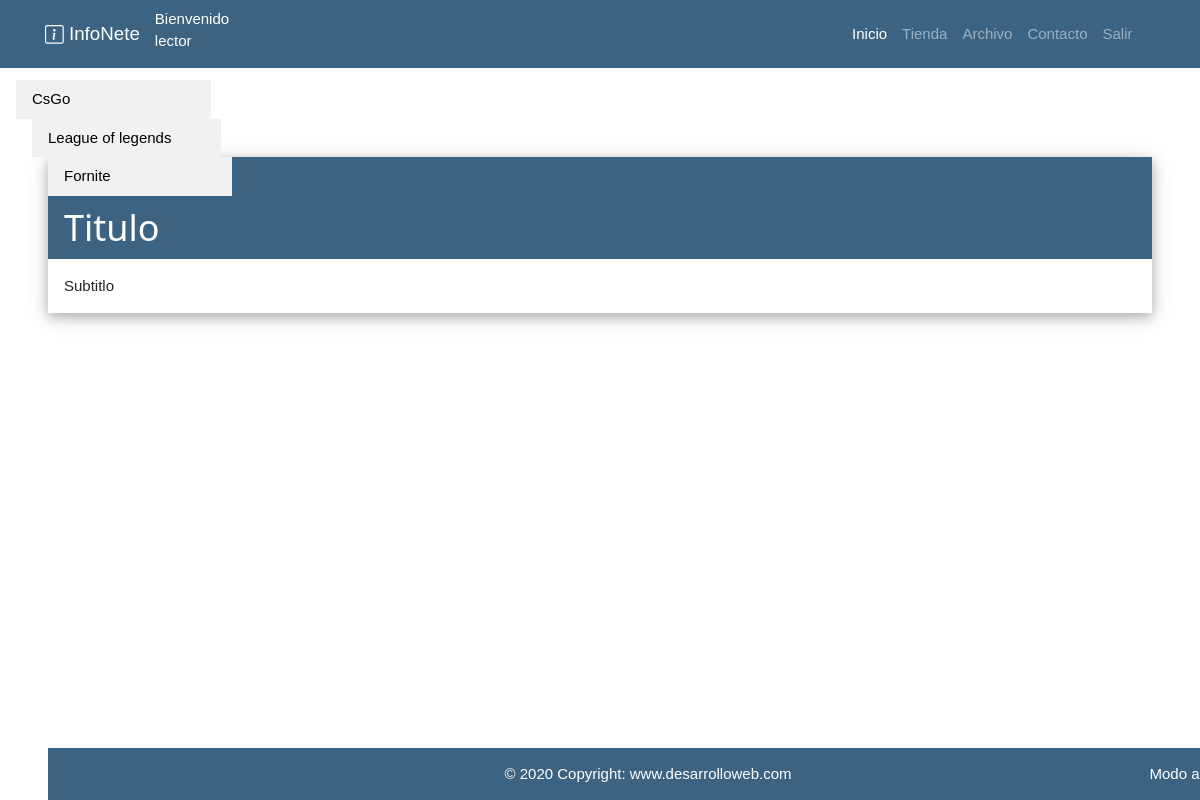
Screenshot of /index.php?page=buscarSecciones&Id_usuario=1&Cod_revista=2 (signed in) with the database file from the repository.
### tables this page shows
CREATE TABLE Seccion     
(
Cod_seccion int NOT NULL auto_increment,
Descripcion varchar(50),
Cod_revista int NOT NULL,
CONSTRAINT PK_Descripcion PRIMARY KEY (Cod_seccion),
CONSTRAINT FK_Seccion_Revista FOREIGN KEY (Cod_revista) REFERENCES Diario_Revista(Id) 
);

### controller/RevistaController.php (called while the page is built, shortened)
<?php
class RevistaController
{
    private $modelo;
    public function __construct()
    {
        include_once("model/RevistaModel.php");
        $this->modelo = new RevistaModel();
    }
    public function executeBuscarSeccionesPorRevista($idUsuario,$idRevista)
{
    $resultadosSeccionPorRevista=$this->modelo->executeBuscarSeccionesPorRevista($idUsuario,$idRevista);
    include_once("view/lector/seccionesView.php");
}
}

### helper/Database.php (called while the page is built, shortened)
<?php
class Database
{
    private $conexion;
    public function __construct()
    {
        $configuracion = parse_ini_file("config/config.ini");
        $servername = $configuracion["servername"];
        $username = $configuracion["username"];
        $dbname = $configuracion["dbname"];
        $password = $configuracion["password"];
        $conn = new mysqli($servername, $username, $password);
        $conn->select_db($dbname);
        $this->conexion = $conn;
    }
    public function queryBuscarSeccionesPorRevista($idUsuario , $id_revista)
    {
        $resultados=array();
        $stmt = $this->conexion->prepare("SELECT * FROM Seccion
                                                where Cod_revista in (select Cod_revista
					                            from Lector_SuscripcionRevista
                                                where id_usuario = $idUsuario and Cod_revista = $id_revista)");
        $stmt->execute();
        $result = $stmt->get_result();
        if ($result->num_rows === 0) {
            $_SESSION["sinSeccion"] = "0";
        } else {
            $i = 1;
            while ($row = $result->fetch_assoc()) {
                $codSeccion = $row['Cod_seccion'];
                $descripcion = $row['Descripcion'];
                $resultados[$i] = $codSeccion . "-" . $descripcion;
                $i++;
            }
            return $resultados;
        }
    }
}

### model/RevistaModel.php (called while the page is built, shortened)
<?php
include_once("helper/Database.php");
class RevistaModel
{
    private $conexion;
    public function __construct()
    {
        $this->conexion = new Database();
    }
    public function executeBuscarSeccionesPorRevista($idUsuario , $id_revista)
    {
        return $this->conexion->queryBuscarSeccionesPorRevista($idUsuario , $id_revista);
    }
}

### view/lector/seccionesView.php (the view, shortened to what this page needs)
<?php
if (isset($_SESSION["usuarioOK"])) {
    ?>
    <?php
    if (isset($resultadosSeccionPorRevista)) {
        $tam = sizeof($resultadosSeccionPorRevista);
        for ($i = 1; $i <= $tam; $i++) {
            $posi = explode("-", $resultadosSeccionPorRevista[$i]);
            echo "<div class='w3-container'>";
            echo "<div class='w3-row'>";
            echo "<div class='w3-col m4 l2'>";
            echo "<div class='w3-bar-block w3-light-blue w3-mobile '>";
            echo "<a href='index.php?page=buscarNotiPorSeccion&Cod_seccion=$posi[0]' class=\"w3-bar-item w3-button w3-light-grey text-white w3-padding   \"> $posi[1]</a>";
            echo "</div>";
            echo "</div>";
        }
    }
    echo "<div class=\"w3-card-4 mb-5 w-col-sm\">";
    echo "<header class=\"w3-container bg-primary text-white mb-3  \">
                        <h1>Titulo</h1>
                        </header>";
    echo "<div class=\"w3-container w3-margin-top\">
                        <p>Subtitlo</p>
                        </div>";
    echo "</div>";
}
?>

### view/css/estilos.css (style rules this page uses)
.bg-primary { background-color: #3c6382 !important; }

### view/css/style.css (style rules this page uses)
.bg-primary { background-color: #3c6382 !important; }

### view/css/w3.css (style rules this page uses)
*,*:before,*:after { box-sizing:inherit }
html { -ms-text-size-adjust:100%;-webkit-text-size-adjust:100% }
body { margin:0 }
article,aside,details,figcaption,figure,footer,header,main,menu,nav,section { display:block }
a { background-color:transparent }
html,body { font-family:Verdana,sans-serif;font-size:15px;line-height:1.5 }
html { overflow-x:hidden }
h1 { font-size:36px }
h1,h2,h3,h4,h5,h6 { font-family:"Segoe UI",Arial,sans-serif;font-weight:400;margin:10px 0 }
a { color:inherit }
.w3-btn,.w3-button { border:none;display:inline-block;padding:8px 16px;vertical-align:middle;overflow:hidden;text-decoration:none;color:inherit;background-color:inherit;text-align:center;cursor:pointer;white-space:nowrap }
.w3-btn,.w3-button { -webkit-touch-callout:none;-webkit-user-select:none;-khtml-user-select:none;-moz-user-select:none;-ms-user-select:none;user-select:none }
.w3-bar-block .w3-bar-item { width:100%;display:block;padding:8px 16px;text-align:left;border:none;white-space:normal;float:none;outline:0 }
.w3-container:after,.w3-container:before,.w3-panel:after,.w3-panel:before,.w3-row:after,.w3-row:before,.w3-row-padding:after,.w3-row-padding:before, .w3-cell-row:before,.w3-cell-row:after,.w3-clear:after,.w3-clear:before,.w3-bar:before,.w3-bar:after { content:"";display:table;clear:both }
.w3-col,.w3-half,.w3-third,.w3-twothird,.w3-threequarter,.w3-quarter { float:left;width:100% }
@media (min-width:601px) { .w3-col.m4,.w3-third { width:33.33333% } }
@media (min-width:993px) { .w3-col.l2 { width:16.66666% } }
.w3-container,.w3-panel { padding:0.01em 16px }
.w3-card-4,.w3-hover-shadow:hover { box-shadow:0 4px 10px 0 rgba(0,0,0,0.2),0 4px 20px 0 rgba(0,0,0,0.19) }
.w3-margin-top { margin-top:16px!important }
.w3-padding { padding:8px 16px!important }
.w3-light-blue,.w3-hover-light-blue:hover { color:#000!important;background-color:#87CEEB!important }
.w3-light-grey,.w3-hover-light-grey:hover,.w3-light-gray,.w3-hover-light-gray:hover { color:#000!important;background-color:#f1f1f1!important }

### rows the page displays
seccion: Descripcion "CsGo"
seccion: Descripcion "League of legends"
seccion: Descripcion "Fornite"

### other values shown
$pos[1] "lector"
